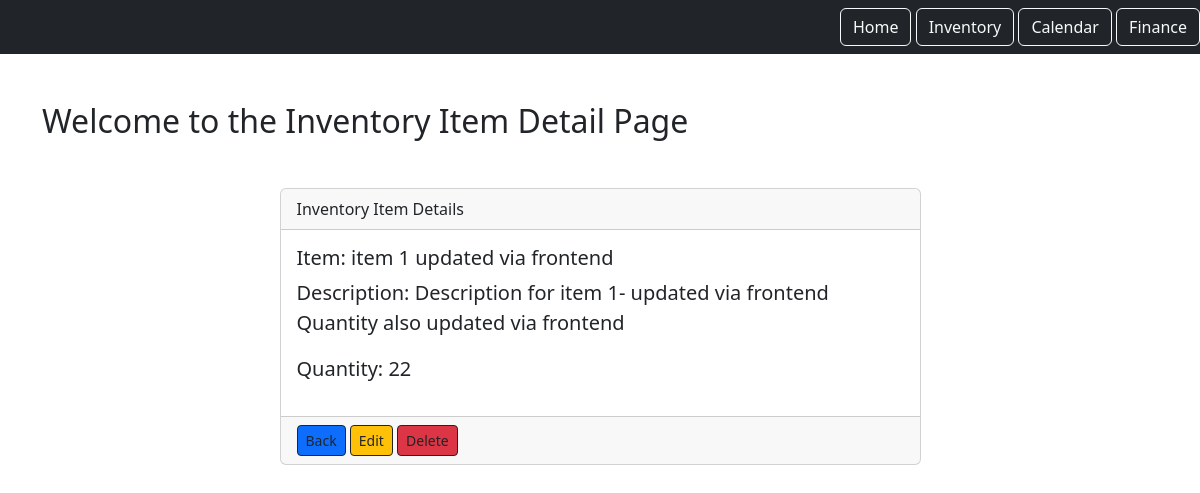
The app's page /inventory/1 (signed in), older data.
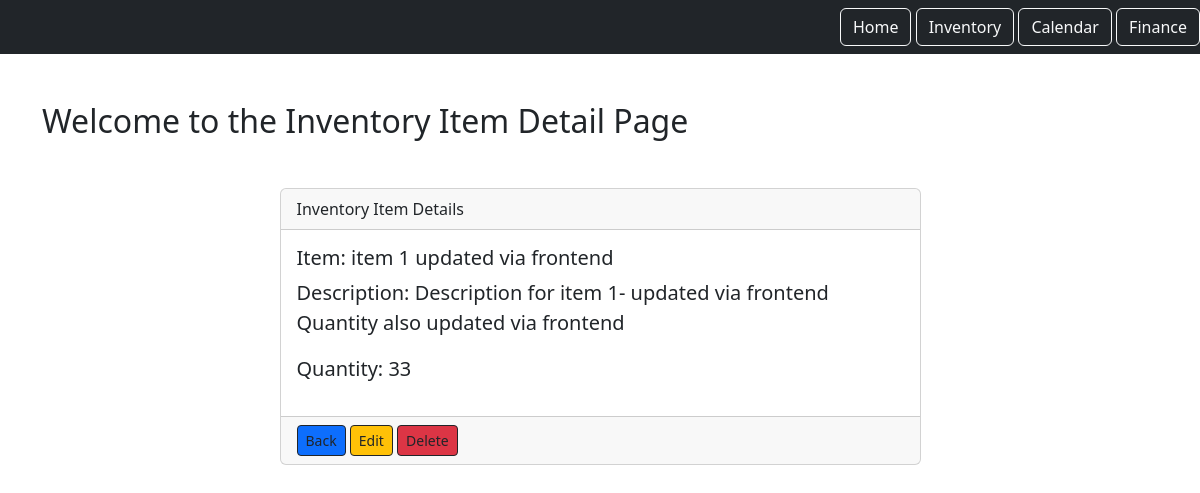
The same page, newer data.
### inventory_component/models.py (models this page shows)
class Inventory(models.Model):
    item = models.CharField(max_length=255)
    description = models.TextField()
    quantity = models.PositiveIntegerField()
    user = models.ForeignKey(User, on_delete=models.CASCADE, related_name='items')

### inventory_component/views.py (the view)
# urls.py: path('<int:pk>', views.InventoryItemDetail.as_view(), name="item.detail"),
class InventoryItemDetail(LoginRequiredMixin, DetailView):
    model = Inventory
    context_object_name = "item"
    template_name = "inventory_detail.html"
    login_url = '/login'
    def get_queryset(self):
        return self.request.user.items.all()

### inventory_component/templates/inventory_detail.html (shortened to what this page needs)
{% extends 'base.html' %}
{% load static %}
{% block content %}
<div class="row">
    <div class="col">
        <div class="item_list_heading mb-5">
            <h1 class="fs-2">Welcome to the Inventory Item Detail Page</h1>
        </div>
    </div>
</div>
<div class="row">
    <div class="col-md-7 mx-auto">
        <div class="card">
            <div class="card-header">Inventory Item Details</div>
            <div class="card-body">
                <h1 class="fs-5">Item: {{ item.item }}</h1>
                <p class="fs-5">Description: {{ item.description }}</p>
                <p class="fs-5">Quantity: {{ item.quantity }}</p>
            </div>
            <div class="card-footer">
                <a href="{% url 'inventory_list' %}" class="btn btn-sm btn-primary btn-outline-dark">Back</a>
                <a href="{% url 'item.update' pk=item.id %}" class="btn btn-sm btn-warning btn-outline-dark">Edit</a>
                <a href="{% url 'item.delete' pk=item.id %}" class="btn btn-sm btn-danger btn-outline-dark">Delete</a>
            </div>
        </div>
    </div>
</div>
{% endblock content %}

Row changes from the older to the newer data that the page shows:
changed Inventory "item 1 updated via frontend": quantity "22" → "33"
